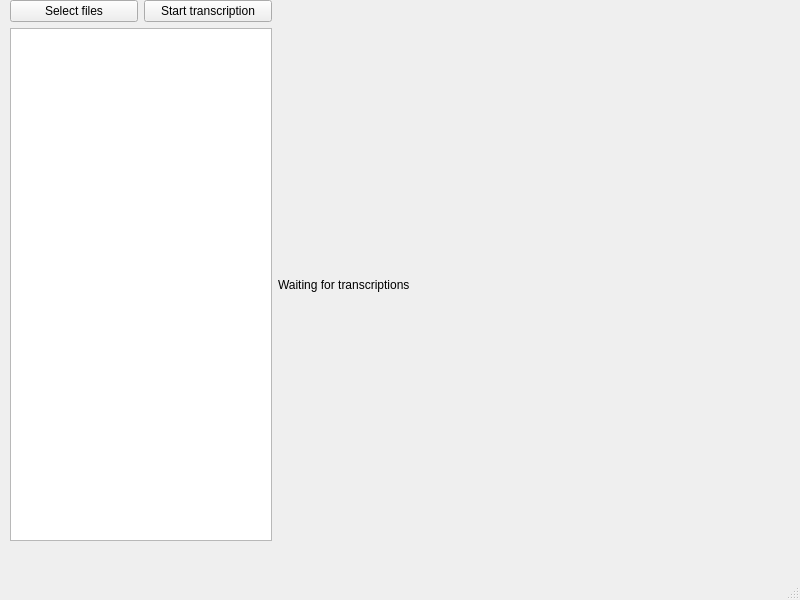
<?xml version="1.0" encoding="UTF-8"?>
<ui version="4.0">
 <class>MainWindow</class>
 <widget class="QMainWindow" name="MainWindow">
  <property name="geometry">
   <rect>
    <x>0</x>
    <y>0</y>
    <width>800</width>
    <height>600</height>
   </rect>
  </property>
  <property name="windowTitle">
   <string>Transcriber</string>
  </property>
  <widget class="QWidget" name="centralwidget">
   <widget class="QWidget" name="layoutWidget">
    <property name="geometry">
     <rect>
      <x>10</x>
      <y>0</y>
      <width>781</width>
      <height>541</height>
     </rect>
    </property>
    <layout class="QGridLayout" name="gridLayout" columnstretch="1,1,4">
     <item row="0" column="1">
      <widget class="QPushButton" name="start_transcription_button">
       <property name="text">
        <string>Start transcription</string>
       </property>
      </widget>
     </item>
     <item row="0" column="0">
      <widget class="QPushButton" name="select_files_button">
       <property name="text">
        <string>Select files</string>
       </property>
      </widget>
     </item>
     <item row="1" column="0" colspan="2">
      <widget class="QListWidget" name="files_list_widget"/>
     </item>
     <item row="1" column="2">
      <widget class="QLabel" name="text_viewer">
       <property name="text">
        <string>Waiting for transcriptions</string>
       </property>
       <property name="wordWrap">
        <bool>true</bool>
       </property>
      </widget>
     </item>
    </layout>
   </widget>
  </widget>
  <widget class="QMenuBar" name="menubar">
   <property name="geometry">
    <rect>
     <x>0</x>
     <y>0</y>
     <width>800</width>
     <height>30</height>
    </rect>
   </property>
  </widget>
  <widget class="QStatusBar" name="statusbar"/>
 </widget>
 <resources/>
 <connections/>
</ui>
